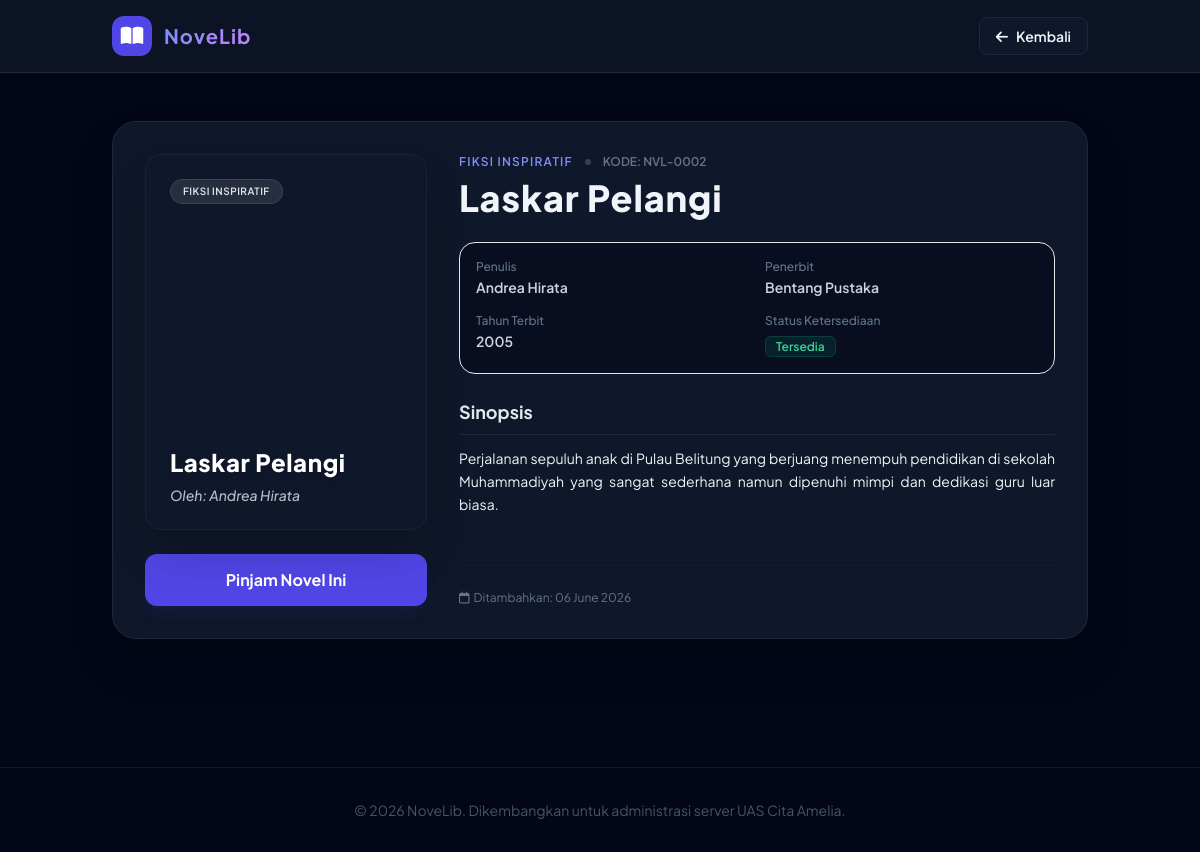
Page /Web_dinamis/detail.php?id=2 (signed in) on the committed database.
### tables this page shows
CREATE TABLE IF NOT EXISTS novels (
    id INT AUTO_INCREMENT PRIMARY KEY,
    judul VARCHAR(150) NOT NULL,
    penulis VARCHAR(100) NOT NULL,
    penerbit VARCHAR(100) NOT NULL,
    tahun_terbit INT NOT NULL,
    genre VARCHAR(50) NOT NULL,
    sinopsis TEXT NOT NULL,
    cover_image VARCHAR(255) DEFAULT 'default_cover.jpg',
    status ENUM('tersedia', 'dipinjam') DEFAULT 'tersedia',
    created_at TIMESTAMP DEFAULT CURRENT_TIMESTAMP
);

### Web_dinamis/detail.php (the view, shortened to what this page needs)
<?php
require_once 'config/koneksi.php';
$id = intval($_GET['id']);
$query = "SELECT * FROM novels WHERE id = $id";
$result = mysqli_query($koneksi, $query);
$novel = mysqli_fetch_assoc($result);
$hue = abs(crc32($novel['judul'])) % 360;
$bg_style = "background: linear-gradient(135deg, hsl($hue, 70%, 25%) 0%, hsl(($hue + 60) % 360, 60%, 10%) 100%)";
?>
<!DOCTYPE html>
<html lang="id">
<head>
    <script src="https://cdn.tailwindcss.com"></script>
    <link rel="stylesheet" href="https://cdnjs.cloudflare.com/ajax/libs/font-awesome/6.4.0/css/all.min.css">
</head>
<body class="bg-slate-950 text-slate-100 min-h-screen">
    <nav class="sticky top-0 bg-slate-900/80 backdrop-blur-md border-b border-slate-800 z-50">
        <div class="max-w-5xl mx-auto px-6 py-4 flex justify-between items-center">
            <a href="index.php" class="flex items-center gap-3">
                <div class="w-10 h-10 rounded-xl bg-indigo-600 flex items-center justify-center text-white text-xl">
                    <i class="fa-solid fa-book-open"></i>
                </div>
                <span class="text-xl font-bold tracking-wider bg-gradient-to-r from-indigo-400 to-purple-400 bg-clip-text text-transparent">NoveLib</span>
            </a>
            <a href="index.php" class="px-4 py-2 bg-slate-900 border border-slate-800 hover:bg-slate-800 rounded-lg text-sm font-semibold transition-all">
                <i class="fa-solid fa-arrow-left mr-2"></i>Kembali
            </a>
        </div>
    </nav>
    <main class="max-w-5xl mx-auto px-6 py-12">
        <div class="bg-slate-900 border border-slate-800 rounded-3xl overflow-hidden shadow-2xl grid grid-cols-1 md:grid-cols-3 gap-8 p-6 md:p-8">
            <div class="md:col-span-1">
                <div style="<?= $bg_style; ?>" class="aspect-[3/4] w-full rounded-2xl flex flex-col justify-between p-6 text-white border border-white/5 shadow-2xl relative">
                    <span class="self-start text-[10px] px-3 py-1 bg-white/10 backdrop-blur-md rounded-full text-slate-200 border border-white/10 uppercase tracking-wider font-semibold">
                        <?= htmlspecialchars($novel['genre']); ?>
                    </span>
                    <div class="space-y-2">
                        <h2 class="text-2xl font-extrabold tracking-wide drop-shadow-md leading-tight"><?= htmlspecialchars($novel['judul']); ?></h2>
                        <p class="text-sm text-slate-200/80 italic font-medium">Oleh: <?= htmlspecialchars($novel['penulis']); ?></p>
                    </div>
                </div>
                <div class="mt-6 space-y-3">
                    <?php if ($novel['status'] === 'tersedia') : ?>
                        <a href="pinjam.php?id=<?= $novel['id']; ?>"
                            onclick="return confirm('Apakah Anda yakin ingin meminjam novel ini?')"
                            class="block w-full py-3.5 text-center bg-indigo-600 hover:bg-indigo-700 text-white font-bold rounded-xl shadow-lg shadow-indigo-600/10 active:scale-[0.98] transition-all">
                            Pinjam Novel Ini
                        </a>
                    <?php endif; ?>
                </div>
            </div>
            <div class="md:col-span-2 space-y-6 flex flex-col justify-between">
                <div>
                    <div class="flex items-center gap-3 mb-2">
                        <span class="text-xs font-semibold text-indigo-400 uppercase tracking-widest"><?= htmlspecialchars($novel['genre']); ?></span>
                        <span class="w-1.5 h-1.5 rounded-full bg-slate-700"></span>
                        <span class="text-xs text-slate-500 font-semibold">KODE: NVL-<?= str_pad($novel['id'], 4, '0', STR_PAD_LEFT); ?></span>
                    </div>
                    <h1 class="text-3xl md:text-4xl font-extrabold text-slate-100 mb-6 tracking-wide leading-tight">
                        <?= htmlspecialchars($novel['judul']); ?>
                    </h1>
                    <div class="grid grid-cols-2 gap-4 p-4 bg-slate-950/50 border border-slate-850 rounded-2xl mb-6">
                        <div>
                            <p class="text-xs text-slate-500 font-medium">Penulis</p>
                            <p class="text-sm font-semibold text-slate-300 mt-0.5"><?= htmlspecialchars($novel['penulis']); ?></p>
                        </div>
                        <div>
                            <p class="text-xs text-slate-500 font-medium">Penerbit</p>
                            <p class="text-sm font-semibold text-slate-300 mt-0.5"><?= htmlspecialchars($novel['penerbit']); ?></p>
                        </div>
                        <div>
                            <p class="text-xs text-slate-500 font-medium">Tahun Terbit</p>
                            <p class="text-sm font-semibold text-slate-300 mt-0.5"><?= htmlspecialchars($novel['tahun_terbit']); ?></p>
                        </div>
                        <div>
                            <p class="text-xs text-slate-500 font-medium">Status Ketersediaan</p>
                            <div class="mt-1">
                                <?php if ($novel['status'] === 'tersedia') : ?>
                                    <span class="text-xs px-2.5 py-0.5 bg-emerald-500/10 text-emerald-400 border border-emerald-500/20 rounded-md font-semibold">Tersedia</span>
                                <?php else: ?>
                                    <span class="text-xs px-2.5 py-0.5 bg-amber-500/10 text-amber-400 border border-amber-500/20 rounded-md font-semibold font-semibold">Dipinjam</span>
                                <?php endif; ?>
                            </div>
                        </div>
                    </div>
                    <div class="space-y-3">
                        <h3 class="text-lg font-bold text-slate-200 border-b border-slate-800 pb-2">Sinopsis</h3>
                        <p class="text-slate-450 leading-relaxed text-sm text-justify">
                            <?= nl2br(htmlspecialchars($novel['sinopsis'])); ?>
                        </p>
                    </div>
                </div>
                <div class="pt-6 border-t border-slate-800/40 flex justify-between items-center text-xs text-slate-500">
                    <span class="flex items-center gap-1"><i class="fa-regular fa-calendar"></i> Ditambahkan: <?= date('d F Y', strtotime($novel['created_at'])); ?></span>
                </div>
            </div>
        </div>
    </main>
    <footer class="mt-20 border-t border-slate-900 bg-slate-950 py-8 text-center text-sm text-slate-600">
        <p>&copy; <?= date('Y'); ?> NoveLib. Dikembangkan untuk administrasi server UAS Cita Amelia.</p>
    </footer>
</body>
</html>

### Web_dinamis/detail.php (style rules this page uses)
body { font-family: 'Plus Jakarta Sans', sans-serif; }

### rows in the picture
novels: genre "FIKSI INSPIRATIF", judul "Laskar Pelangi", penulis "Andrea Hirata", id "0002", penerbit "Bentang Pustaka", tahun_terbit "2005", sinopsis "Perjalanan sepuluh anak di Pulau Belitung yang berjuang menempuh pendidikan di sekolah Muhammadiyah yang sangat sederhana namun dipenuhi mimpi dan dedikasi guru luar biasa.", created_at "06 June 2026"
